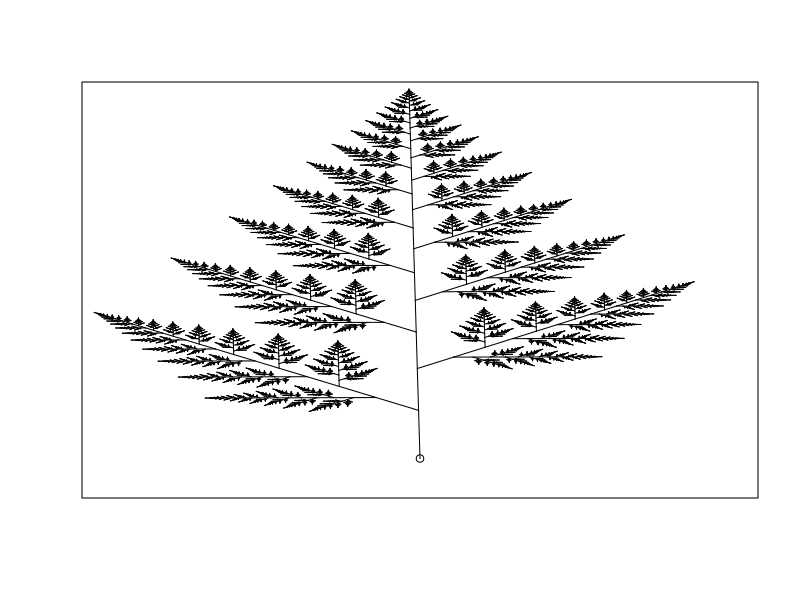

This figure's R source:
# CMEE 2019 HPC excercises R code challenge G proforma

rm(list=ls()) # nothing written elsewhere should be needed to make this work

name <- "Amy Solman"
preferred_name <- "Amy"
email <- "amy.solman19@imperial.ac.uk"
username <- "abs119"

# don't worry about comments for this challenge - the number of characters used will be counted starting from here

t <- function(s, d, l)  {
  segments(s[1], s[2], (x <- l*cos(d) + s[1]), (y <- l*sin(d) + s[2]))
  return(c(x,y))
}

f <- function(s=c(1,1), d=1.58, l=2, c=1)  {
  if (l > 0.005) {
    f <- t(s, d, l) 
    a <-f(s = f, d = d + (pi/4) * c, l = l*0.38, c)
    b <-f(s = f, d, l = l*0.87, c = c * -1) 
  } 
} 

plot(1, xaxt='n', yaxt='n', ann=FALSE, xlim=c(-3, 5), ylim=c(0, 16))
f()